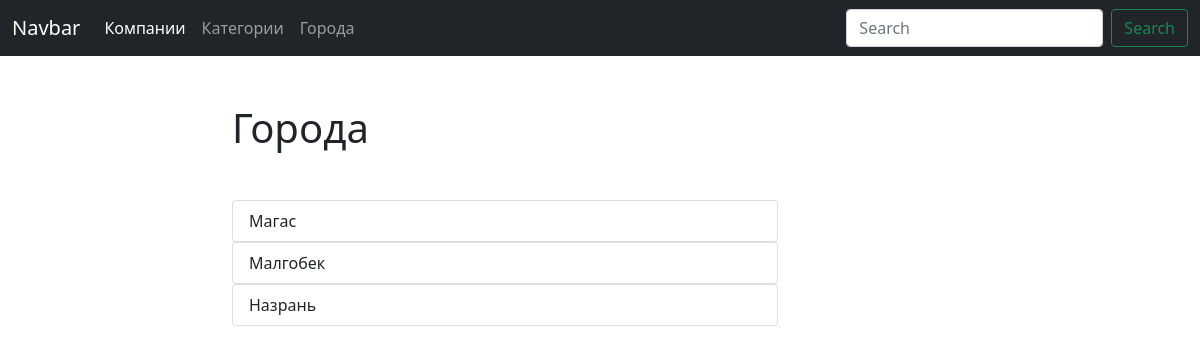
The app's page /blog/cities/, older data.
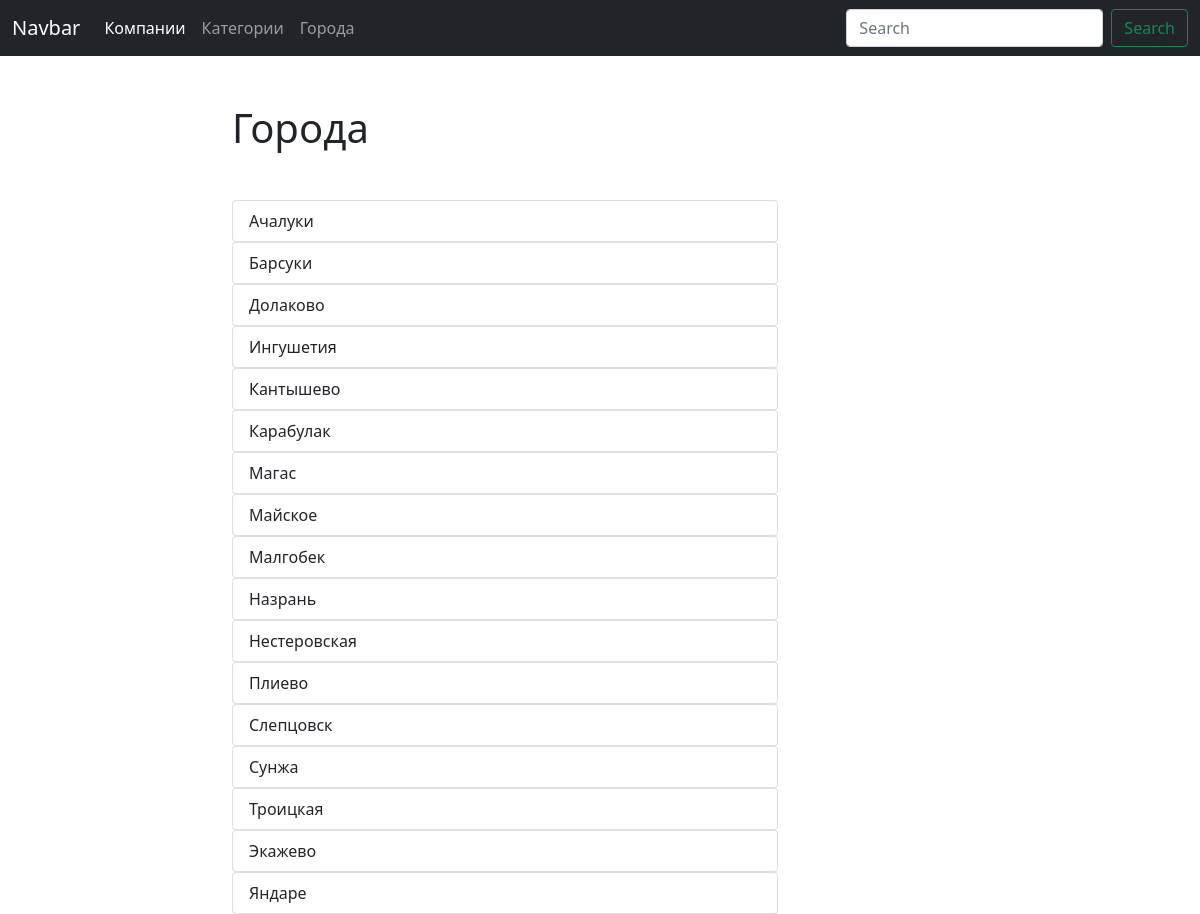
The same page, newer data.
### blog/models.py (models this page shows, shortened)
class City(models.Model):
    title = models.CharField(max_length=50, unique=True, verbose_name='Город',)
    class Meta:
        verbose_name = 'Город'
        verbose_name_plural = 'Города'
        ordering = ['title']
    def get_absolute_url(self):
        return reverse('city_detail_url', kwargs={'pk': self.pk})

### blog/views.py (the view)
# urls.py: path('cities/', cities_list, name='cities_list_url'),
def cities_list(request):
    cities = City.objects.all()
    return render(request, 'blog/cities_list.html', context={'cities': cities})

### blog/templates/blog/cities_list.html (shortened to what this page needs)
{% extends 'blog/base_blog.html' %}
{% block content %}
    <h1 class="mb-5">Города</h1>
    {% for city in cities %}
      <div class="list-group">
        <a href="{{ city.get_absolute_url }}" class="list-group-item list-group-item-action">{{ city.title }}</a>
      </div>
    {% endfor %}
{% endblock %}

### blog/templates/blog/base_blog.html (shortened to what this page needs)
{% extends 'base.html' %}

### templates/base.html (shortened to what this page needs)
<!DOCTYPE html>
{% load static %}
<html>
<head>
	<link href="https://cdn.jsdelivr.net/npm/bootstrap@5.0.1/dist/css/bootstrap.min.css" rel="stylesheet">
	<link rel="stylesheet" href="{% static 'css/style.css' %}">
</head>
<body>
	<nav class="navbar navbar-expand-lg  navbar-dark bg-dark">
	  <div class="container-fluid">
	    <a class="navbar-brand" href="#">Navbar</a>
	    <div class="collapse navbar-collapse" id="navbarSupportedContent">
	      <ul class="navbar-nav me-auto mb-2 mb-lg-0">
	        <li class="nav-item">
	          <a class="nav-link active" aria-current="page" href="{% url 'companies_list_url' %}">Компании</a>
	        </li>
	        <li class="nav-item">
	          <a class="nav-link" href="{% url 'categories_list_url' %}">Категории</a>
	        </li>
	        <li class="nav-item">
	          <a class="nav-link" href="{% url 'cities_list_url' %}">Города</a>
	        </li>
	      </ul>
	      <form class="d-flex">
	        <input class="form-control me-2" type="search" placeholder="Search" aria-label="Search">
	        <button class="btn btn-outline-success" type="submit">Search</button>
	      </form>
	    </div>
	  </div>
	</nav>
	<div class="container mt-5">
		<div class="row">
			<div class="col-6 offset-md-2">
				{% block content %}{% endblock %}
			</div>
		</div>
	</div>
</body>
</html>

Row changes from the older to the newer data that the page shows:
added City: title "Ачалуки"
added City: title "Барсуки"
added City: title "Долаково"
added City: title "Ингушетия"
added City: title "Кантышево"
added City: title "Карабулак"
added City: title "Майское"
added City: title "Нестеровская"
added City: title "Плиево"
added City: title "Слепцовск"
added City: title "Сунжа"
added City: title "Троицкая"
added City: title "Экажево"
added City: title "Яндаре"
